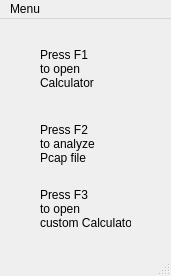
<?xml version="1.0" encoding="UTF-8"?>
<ui version="4.0">
 <class>program</class>
 <widget class="QMainWindow" name="program">
  <property name="geometry">
   <rect>
    <x>0</x>
    <y>0</y>
    <width>171</width>
    <height>276</height>
   </rect>
  </property>
  <property name="windowTitle">
   <string>program</string>
  </property>
  <property name="styleSheet">
   <string notr="true"/>
  </property>
  <widget class="QWidget" name="centralWidget">
   <widget class="QLabel" name="labelPodskazkaCalc">
    <property name="geometry">
     <rect>
      <x>40</x>
      <y>20</y>
      <width>91</width>
      <height>61</height>
     </rect>
    </property>
    <property name="text">
     <string>&lt;html&gt;&lt;head/&gt;&lt;body&gt;&lt;p&gt;Press F1&lt;br/&gt;to open&lt;br/&gt;Calculator&lt;/p&gt;&lt;/body&gt;&lt;/html&gt;</string>
    </property>
   </widget>
   <widget class="QLabel" name="labelPodskazkaPCAP">
    <property name="geometry">
     <rect>
      <x>40</x>
      <y>100</y>
      <width>91</width>
      <height>51</height>
     </rect>
    </property>
    <property name="text">
     <string>&lt;html&gt;&lt;head/&gt;&lt;body&gt;&lt;p&gt;Press F2&lt;br/&gt;to analyze&lt;br/&gt;Pcap file&lt;/p&gt;&lt;/body&gt;&lt;/html&gt;</string>
    </property>
   </widget>
   <widget class="QLabel" name="labelPodskazkaCalc_2">
    <property name="geometry">
     <rect>
      <x>40</x>
      <y>160</y>
      <width>91</width>
      <height>61</height>
     </rect>
    </property>
    <property name="text">
     <string>&lt;html&gt;&lt;head/&gt;&lt;body&gt;&lt;p&gt;Press F3&lt;br/&gt;to open&lt;br/&gt;custom Calculator&lt;/p&gt;&lt;/body&gt;&lt;/html&gt;</string>
    </property>
   </widget>
  </widget>
  <widget class="QMenuBar" name="menuBar">
   <property name="geometry">
    <rect>
     <x>0</x>
     <y>0</y>
     <width>171</width>
     <height>21</height>
    </rect>
   </property>
   <widget class="QMenu" name="menuMenu">
    <property name="tabletTracking">
     <bool>false</bool>
    </property>
    <property name="title">
     <string>Menu</string>
    </property>
    <addaction name="actionCalculator"/>
    <addaction name="separator"/>
    <addaction name="actionPCap"/>
    <addaction name="separator"/>
    <addaction name="actioncustomCalc"/>
   </widget>
   <addaction name="menuMenu"/>
  </widget>
  <widget class="QStatusBar" name="statusBar"/>
  <action name="actionCalculator">
   <property name="checkable">
    <bool>false</bool>
   </property>
   <property name="checked">
    <bool>false</bool>
   </property>
   <property name="text">
    <string>Calculator</string>
   </property>
   <property name="shortcut">
    <string>F1</string>
   </property>
  </action>
  <action name="actionPCap">
   <property name="text">
    <string>readPCAP</string>
   </property>
   <property name="shortcut">
    <string>F2</string>
   </property>
  </action>
  <action name="actioncustomCalc">
   <property name="text">
    <string>customCalc</string>
   </property>
   <property name="shortcut">
    <string>F3</string>
   </property>
  </action>
 </widget>
 <layoutdefault spacing="6" margin="11"/>
 <resources/>
 <connections>
  <connection>
   <sender>actionCalculator</sender>
   <signal>triggered()</signal>
   <receiver>labelPodskazkaCalc</receiver>
   <slot>close()</slot>
   <hints>
    <hint type="sourcelabel">
     <x>-1</x>
     <y>-1</y>
    </hint>
    <hint type="destinationlabel">
     <x>75</x>
     <y>62</y>
    </hint>
   </hints>
  </connection>
  <connection>
   <sender>actionCalculator</sender>
   <signal>triggered()</signal>
   <receiver>labelPodskazkaPCAP</receiver>
   <slot>close()</slot>
   <hints>
    <hint type="sourcelabel">
     <x>-1</x>
     <y>-1</y>
    </hint>
    <hint type="destinationlabel">
     <x>75</x>
     <y>147</y>
    </hint>
   </hints>
  </connection>
  <connection>
   <sender>actionCalculator</sender>
   <signal>triggered()</signal>
   <receiver>labelPodskazkaCalc_2</receiver>
   <slot>close()</slot>
   <hints>
    <hint type="sourcelabel">
     <x>85</x>
     <y>211</y>
    </hint>
    <hint type="destinationlabel">
     <x>85</x>
     <y>211</y>
    </hint>
   </hints>
  </connection>
 </connections>
</ui>
